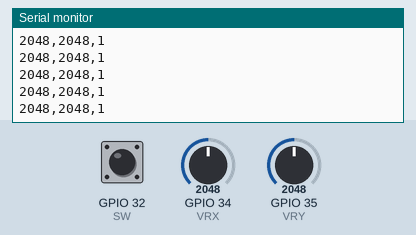
The sketch below on a simulated ESP32. On the bench: the last lines printed to the serial monitor. The inputs (shaded band) are chosen by the test bench; at power-on: GPIO 34 (VRX) = 2048, GPIO 35 (VRY) = 2048, GPIO 32 (SW) HIGH.

Above: at 1.2 s.
1.3 s: GPIO 34 (VRX) set to 2866
At 1.8 s:
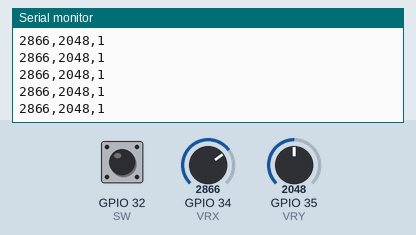
2.8 s: GPIO 35 (VRY) set to 2866
At 3.8 s:
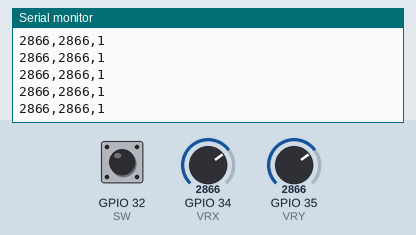
4.3 s: GPIO 32 (SW) pulled LOW for 0.15 s
5.9 s: GPIO 34 (VRX) set to 3603
At 6.7 s:
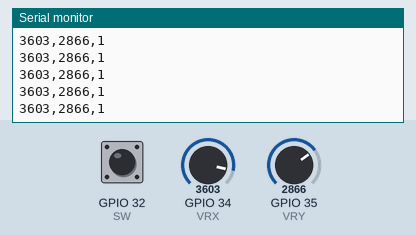
7.4 s: GPIO 32 (SW) pulled LOW for 1 s
At 7.9 s:
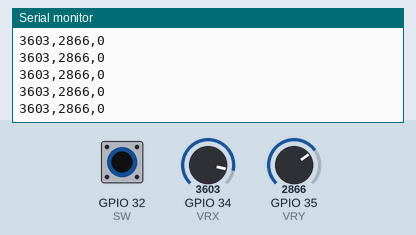
9.9 s: GPIO 35 (VRY) set to 3603
At 10.6 s:
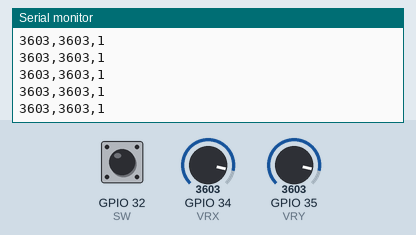
Timing chart, 0 to 12.4 s (numbered marks = the images above; inputs shaded):
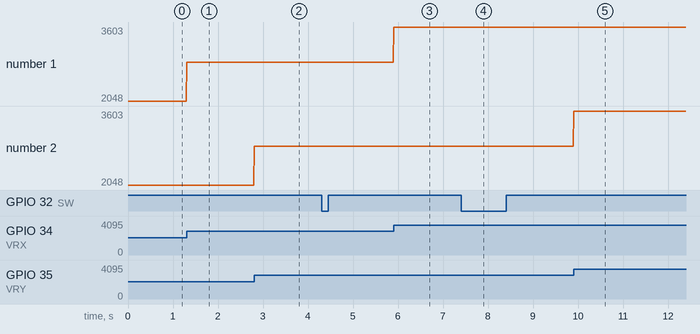

Measured:
- after the input at 1.3 s, the serial monitor: prints a new line at once (image 1)
- after the input at 2.8 s, the serial monitor: prints a new line at once (image 2)
- after the input at 5.9 s, the serial monitor: prints a new line at once (image 3)
- after the input at 7.4 s, the serial monitor: prints a new line at once (image 4)
- after the input at 9.9 s, the serial monitor: prints a new line at once (image 5)
- plotted number 1: 2048 → 2866 after the input at 1.3 s, 2866 → 3603 after the input at 5.9 s

The sketch:

esp32_joystick.ino
```cpp
#define VRX 34
#define VRY 35
#define SW  32

void setup() {
  Serial.begin(115200);
  pinMode(SW, INPUT_PULLUP);
}

void loop() {
  Serial.print(analogRead(VRX));
  Serial.print(",");
  Serial.print(analogRead(VRY));
  Serial.print(",");
  Serial.println(digitalRead(SW));

  delay(10);
}
```
